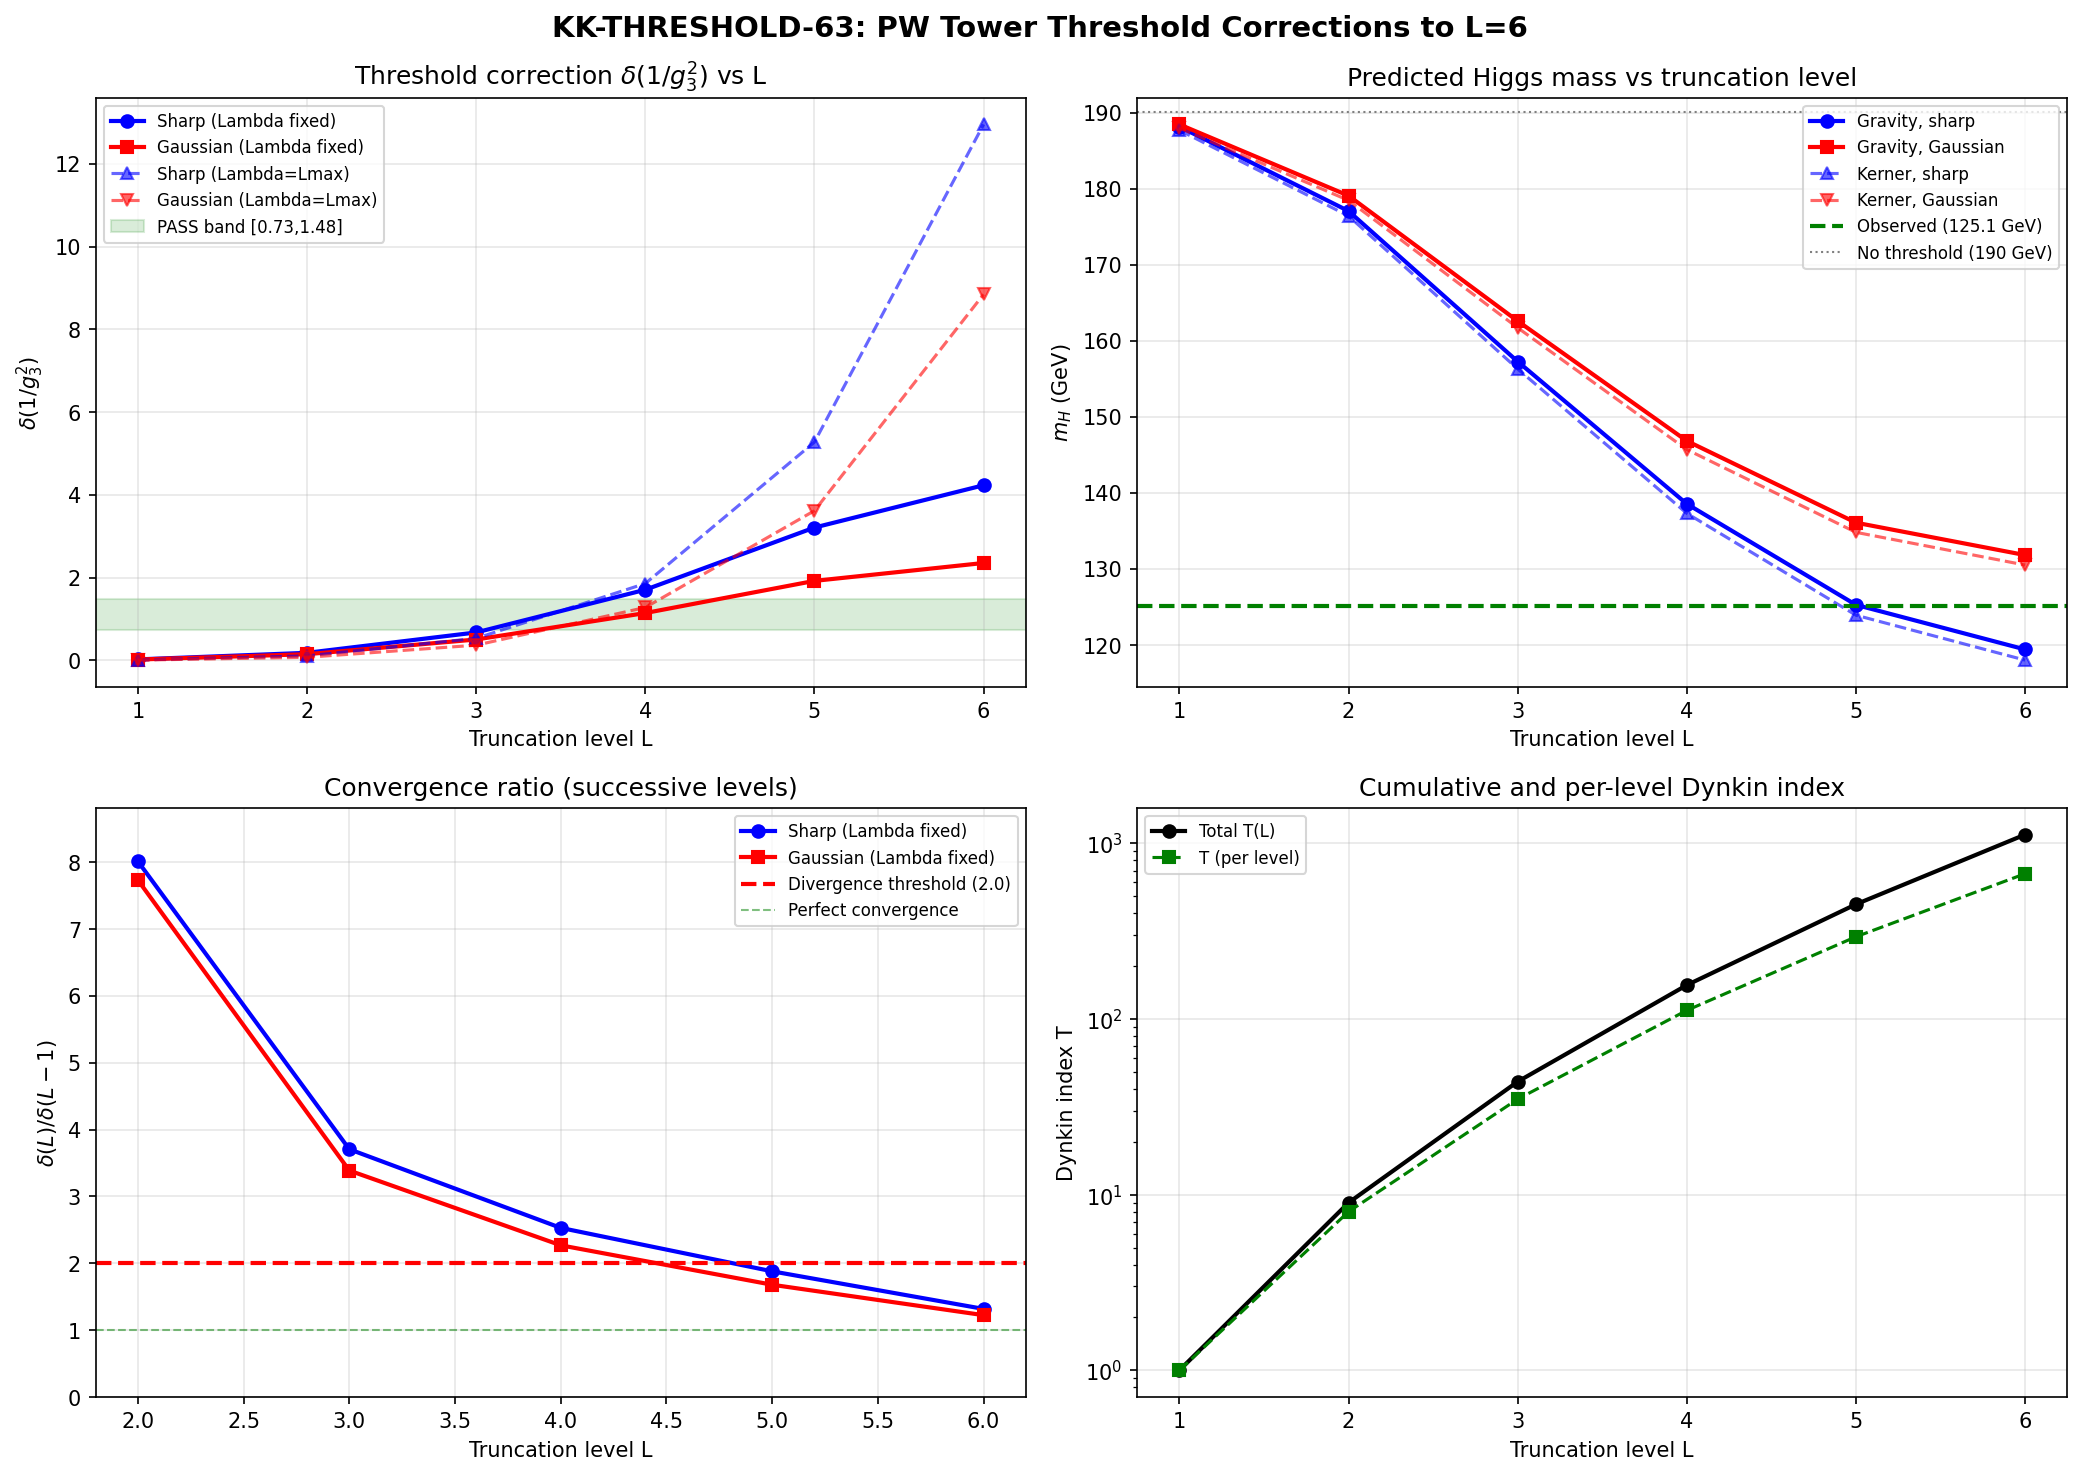

Write Python code to recreate this figure.
#!/usr/bin/env python3
"""
s63_kk_threshold.py — KK-THRESHOLD-63
KK threshold corrections to gauge coupling g_3 at M_KK from PW tower.

Physics
-------
The CCM spectral action on M4 x SU(3) sets gauge couplings at the UV cutoff
Lambda via:
    1/g^2 = f_0 * (a_4 / pi^2)

where a_4 receives contributions from ALL Peter-Weyl sectors (p,q) up to
the spectral cutoff. When matching to the 4D effective theory at M_KK,
the KK modes (p,q) != (0,0) are integrated out, producing a finite
threshold correction:

    delta(1/g_3^2) = (1/(8*pi^2)) * SUM_{(p,q)!=(0,0)} T(p,q) * ln(Lambda^2 / M_{(p,q)}^2)

where:
    T(p,q) = dim(p,q) * C_2(p,q) / (2 * dim(adj))  [convention T(fund)=1/2]
           = dim(p,q) * C_2(p,q) / 8                  [for SU(3)]
    M_{(p,q)} = omega_min(p,q) * M_KK                  [lowest D_K eigenvalue in sector]
    Lambda = spectral action cutoff (set by gamma_opt)

S62 found delta(1/g_3^2) = 1.41 at L=3 truncation, sitting at the upper
boundary of the PASS band [0.73, 1.48]. The critical question is convergence
as L increases to 6.

The concern: T(p,q) grows as ~L^7 per sector with ~L^2 sectors per level,
giving total T ~ L^9. The logarithm only grows as ln(L). So the sum may
diverge, making the L=3 result an artifact of premature truncation.

Gate: KK-THRESHOLD-63
    PASS if delta(1/g_3^2) in [0.73, 1.48] for BOTH L=6 sharp AND Gaussian.
    FAIL if diverges (ratio L=6/L=5 > 2).
    INFO if converges but outside PASS band.

Method
------
1. Load PW sector data from s60_pw_h0_conv.npz (eigenvalues at fold)
2. For each (p,q) with p+q <= 6, compute T(p,q), M_{(p,q)}
3. Compute threshold at each truncation L = 1,...,6
4. Also compute Gaussian-regulated version: weight each term by
   exp(-M_{(p,q)}^2/Lambda^2)
5. Test both f_0 matching: alpha_GUT = 1/25 and 1/10.8
6. Propagate to m_H prediction using S62 RGE machinery

Author: baptista-spacetime-analyst
Session: S63 W1-02
"""

import sys
import os
sys.path.insert(0, os.path.dirname(os.path.abspath(__file__)))

import numpy as np
import matplotlib
matplotlib.use('Agg')
import matplotlib.pyplot as plt
from scipy.integrate import solve_ivp

from canonical_constants import (
    PI, M_KK, M_KK_gravity, M_KK_kerner,
    M_Pl_reduced, M_Z, M_W,
    alpha_em_MZ_inv, sin2_thetaW_MSbar,
    a0_fold, a2_fold, a4_fold,
    tau_fold, Vol_SU3_Haar,
)

outdir = os.path.dirname(os.path.abspath(__file__))

print("=" * 76)
print("KK-THRESHOLD-63: KK Threshold Corrections to g_3 from PW Tower (L=6)")
print("=" * 76)

# =============================================================================
# 1. SU(3) REPRESENTATION THEORY
# =============================================================================
print("\n" + "=" * 76)
print("1. SU(3) REPRESENTATION THEORY")
print("=" * 76)

def dim_su3(p, q):
    """Dimension of SU(3) irrep (p,q): (p+1)(q+1)(p+q+2)/2."""
    return (p + 1) * (q + 1) * (p + q + 2) // 2

def C2_su3(p, q):
    """Quadratic Casimir of SU(3) irrep (p,q).
    C_2(p,q) = (p^2 + q^2 + pq + 3p + 3q) / 3.
    Normalization: C_2(1,0) = 4/3, C_2(1,1) = 3 (adjoint)."""
    return (p**2 + q**2 + p*q + 3*p + 3*q) / 3.0

def T_su3(p, q):
    """Dynkin index T(p,q) of SU(3) irrep.
    Convention: T(fund) = T(1,0) = 1/2.
    Formula: T(R) = dim(R) * C_2(R) / (2 * dim(G)) = dim(R) * C_2(R) / 16
    But the STANDARD formula for SU(N) is:
        T(R) * delta^{ab} = Tr(T^a_R T^b_R)
        T(R) = dim(R) * C_2(R) / dim(adj)
    For SU(3): dim(adj) = 8, so T(R) = dim(R) * C_2(R) / 8.
    Check: T(1,0) = 3 * (4/3) / 8 = 1/2. Correct.
    Check: T(1,1) = 8 * 3 / 8 = 3. Correct (adjoint Dynkin index = N = 3)."""
    d = dim_su3(p, q)
    c2 = C2_su3(p, q)
    return d * c2 / 8.0

# Verify key values
print(f"  Verification:")
print(f"    dim(1,0) = {dim_su3(1,0)}, C_2(1,0) = {C2_su3(1,0):.4f}, T(1,0) = {T_su3(1,0):.4f}")
print(f"    dim(1,1) = {dim_su3(1,1)}, C_2(1,1) = {C2_su3(1,1):.4f}, T(1,1) = {T_su3(1,1):.4f}")
print(f"    dim(2,0) = {dim_su3(2,0)}, C_2(2,0) = {C2_su3(2,0):.4f}, T(2,0) = {T_su3(2,0):.4f}")
print(f"    dim(2,1) = {dim_su3(2,1)}, C_2(2,1) = {C2_su3(2,1):.4f}, T(2,1) = {T_su3(2,1):.4f}")

# =============================================================================
# 2. LOAD PW EIGENVALUE DATA
# =============================================================================
print("\n" + "=" * 76)
print("2. PW EIGENVALUE DATA FROM S60")
print("=" * 76)

d60 = np.load(os.path.join(outdir, 's60_pw_h0_conv.npz'), allow_pickle=True)

irrep_pq = d60['irrep_pq']       # (N_irreps, 2)
irrep_dim = d60['irrep_dim']     # dimension of each irrep
irrep_level = d60['irrep_level'] # L = p + q
irrep_omega_min = d60['irrep_omega_min']  # lowest |D_K| eigenvalue in sector
irrep_omega_max = d60['irrep_omega_max']  # highest |D_K| eigenvalue in sector

n_irreps = len(irrep_dim)
print(f"  Total irreps loaded: {n_irreps} (up to L={irrep_level.max()})")

# Build sector table for L = 0..6
# Each sector (p,q) has:
#   - dim(p,q): dimension of the representation
#   - C_2(p,q): quadratic Casimir
#   - T(p,q): Dynkin index
#   - M_{(p,q)}: mass of lowest KK mode = omega_min * M_KK
#   - omega_min, omega_max: D_K eigenvalue range (in M_KK units)

print(f"\n  PW sector table:")
print(f"  {'(p,q)':>6} {'dim':>5} {'L':>3} {'C_2':>8} {'T':>10} "
      f"{'omega_min':>10} {'omega_max':>10} {'M_KK/M':>10}")

sectors = []
for i in range(n_irreps):
    p, q = irrep_pq[i]
    L = irrep_level[i]
    if L > 6:
        continue
    d = int(irrep_dim[i])
    c2 = C2_su3(p, q)
    T = T_su3(p, q)
    om_min = irrep_omega_min[i]
    om_max = irrep_omega_max[i]

    sectors.append({
        'p': p, 'q': q, 'dim': d, 'level': L,
        'C2': c2, 'T': T,
        'omega_min': om_min, 'omega_max': om_max,
    })

    # M_{(p,q)} / M_KK = omega_min for the lightest mode
    ratio = 1.0 / om_min if om_min > 0 else np.inf
    print(f"  ({p},{q}){'':<2} {d:5d} {L:3d} {c2:8.4f} {T:10.4f} "
          f"{om_min:10.4f} {om_max:10.4f} {ratio:10.4f}")

# =============================================================================
# 3. THRESHOLD CORRECTION: SHARP CUTOFF
# =============================================================================
print("\n" + "=" * 76)
print("3. THRESHOLD CORRECTION: SHARP CUTOFF")
print("=" * 76)

# The threshold correction to 1/g_3^2 at the matching scale M_match from
# integrating out KK modes:
#
#   delta(1/g_3^2) = (1/(8*pi^2)) * SUM_{(p,q)!=(0,0)} T(p,q)
#                    * ln(Lambda^2 / M_{(p,q)}^2)
#
# where Lambda is the UV cutoff (spectral action scale) and
# M_{(p,q)} = omega_min(p,q) * M_KK is the lowest KK mass in sector (p,q).
#
# The omega values are D_K eigenvalues in M_KK units. The spectral action
# cutoff Lambda (in M_KK units) is set by gamma_opt from s62_cutoff_london.

# Load cutoff data
d62c = np.load(os.path.join(outdir, 's62_cutoff_london.npz'), allow_pickle=True)
gamma_opt = float(d62c['Gaussian_gamma_opt'])
f0_alpha25 = float(d62c['f0_for_alpha25'])
# The spectral action is S = Tr(f(D^2/Lambda^2)), so Lambda is in D_K eigenvalue
# units. From the Gaussian optimization, gamma = Lambda_phys / Lambda_eigen.
# But more precisely: the D_K eigenvalues omega are already in M_KK units,
# and the cutoff Lambda_eigen is in those same units.
# From s61: the max eigenvalue at L=6 is Lambda_max[6] = 2.784 (M_KK units)
d61 = np.load(os.path.join(outdir, 's61_trace_formula_geometric.npz'), allow_pickle=True)
Lambda_max_by_L = d61['Lambda_max']  # Lambda_max at each L

print(f"  Gaussian gamma_opt = {gamma_opt:.4f}")
print(f"  f_0 (alpha_GUT = 1/25) = {f0_alpha25:.4f}")
print(f"  Lambda_max by L: {Lambda_max_by_L}")

# For the threshold correction, Lambda is the FULL spectral cutoff.
# In the spectral action framework, all modes with omega < Lambda contribute.
# The "matching" to the 4D theory happens at M_KK (= 1 in these units).
#
# So the log factor is:
#   ln(Lambda^2 / M_{(p,q)}^2) = ln(Lambda^2 / omega_min^2)
#
# where Lambda is the spectral cutoff in M_KK units. We'll use two choices:
#   (a) Lambda = Lambda_max(L) -- the maximum eigenvalue at truncation level L
#   (b) Lambda = 1/gamma_opt -- from the Gaussian optimization
#
# For the Gaussian-regulated sum, the cutoff IS the regulation, so Lambda
# doesn't appear explicitly; instead we have:
#   delta_Gauss = (1/(8pi^2)) * SUM T(p,q) * exp(-omega_min^2/Lambda^2)
#                 * ln(Lambda^2/omega_min^2)

# Physical reasoning for Lambda:
# The spectral action cutoff Lambda sets where new physics enters.
# In our framework, Lambda^2 is the scale^2 in f(D^2/Lambda^2).
# The D_K eigenvalue omega is in M_KK units (omega * M_KK = mass in GeV).
# The spectral cutoff should be Lambda ~ a few M_KK (the scale of the
# highest modes we trust).
#
# From s61 trace formula: the eigenvalue spectrum extends to Lambda_max(L).
# But the physical cutoff is set by the Seeley-DeWitt expansion, not by
# the truncation. The Gaussian optimization found gamma_opt = 0.488,
# which means Lambda_eff ~ 1/gamma_opt ~ 2.05 in M_KK units.
#
# We'll compute BOTH: (a) Lambda = Lambda_max(L) [L-dependent], (b) Lambda = 1/gamma_opt [fixed].

Lambda_fixed = 1.0 / gamma_opt  # ~ 2.05 M_KK
print(f"  Lambda_fixed = 1/gamma_opt = {Lambda_fixed:.4f} M_KK")

# Also: internal matching. alpha_GUT = 1/25 gives f_0 = 9.82.
# The spectral action: 1/g^2 = f_0 * (a_4/pi^2).
# At the matching scale, the threshold correction shifts this.
#
# The target: delta(1/g_3^2) must be in [0.73, 1.48] to bring
# m_H from 190 GeV down to ~125 GeV.

# Compute threshold at each truncation level L = 1, ..., 6
L_range = np.arange(1, 7)  # L = 1 to 6

delta_g3_inv_sharp_Lmax = np.zeros(len(L_range))    # Lambda = Lambda_max(L)
delta_g3_inv_sharp_fixed = np.zeros(len(L_range))    # Lambda = Lambda_fixed
delta_g3_inv_gauss_fixed = np.zeros(len(L_range))    # Gaussian with Lambda_fixed
delta_g3_inv_gauss_Lmax = np.zeros(len(L_range))     # Gaussian with Lambda_max(L)
total_T_by_L = np.zeros(len(L_range))
n_sectors_by_L = np.zeros(len(L_range), dtype=int)

# Store per-sector contributions for analysis
sector_contributions = []

print(f"\n  Per-sector contributions (sharp, Lambda = Lambda_fixed):")
print(f"  {'(p,q)':>6} {'T(p,q)':>10} {'omega_min':>10} "
      f"{'ln(L^2/M^2)':>12} {'contribution':>14} {'cumul_delta':>14}")

cumul = 0.0
for sec in sectors:
    p, q = sec['p'], sec['q']
    L = sec['level']
    T = sec['T']
    om = sec['omega_min']

    if p == 0 and q == 0:
        # Skip zero mode
        sec['contrib_sharp_fixed'] = 0.0
        sec['contrib_gauss_fixed'] = 0.0
        sector_contributions.append(sec)
        continue

    # Sharp cutoff with Lambda_fixed
    log_ratio_fixed = np.log(Lambda_fixed**2 / om**2)
    contrib_sharp_fixed = T * log_ratio_fixed / (8.0 * PI**2)
    sec['contrib_sharp_fixed'] = contrib_sharp_fixed
    cumul += contrib_sharp_fixed

    # Gaussian-regulated with Lambda_fixed
    gauss_weight = np.exp(-om**2 / Lambda_fixed**2)
    contrib_gauss_fixed = T * gauss_weight * log_ratio_fixed / (8.0 * PI**2)
    sec['contrib_gauss_fixed'] = contrib_gauss_fixed

    sector_contributions.append(sec)

    print(f"  ({p},{q}){'':<2} {T:10.4f} {om:10.4f} "
          f"{log_ratio_fixed:12.4f} {contrib_sharp_fixed:14.6f} {cumul:14.6f}")

# Now compute cumulative sums at each L
for iL, L_val in enumerate(L_range):
    T_sum = 0.0  # (local)
    delta_sharp_Lmax = 0.0  # (local)
    delta_sharp_fixed = 0.0  # (local)
    delta_gauss_fixed = 0.0  # (local)
    delta_gauss_Lmax = 0.0  # (local)
    n_sec = 0  # (local)

    Lambda_L = Lambda_max_by_L[L_val] if L_val < len(Lambda_max_by_L) else Lambda_max_by_L[-1]

    for sec in sector_contributions:
        p, q = sec['p'], sec['q']
        if sec['level'] > L_val or (p == 0 and q == 0):
            continue

        T = sec['T']
        om = sec['omega_min']
        T_sum += T
        n_sec += 1

        # Sharp with Lambda_max(L)
        log_Lmax = np.log(Lambda_L**2 / om**2)
        delta_sharp_Lmax += T * log_Lmax / (8.0 * PI**2)

        # Sharp with Lambda_fixed
        log_fixed = np.log(Lambda_fixed**2 / om**2)
        delta_sharp_fixed += T * log_fixed / (8.0 * PI**2)

        # Gaussian with Lambda_fixed
        gw = np.exp(-om**2 / Lambda_fixed**2)
        delta_gauss_fixed += T * gw * log_fixed / (8.0 * PI**2)

        # Gaussian with Lambda_max(L)
        gw_L = np.exp(-om**2 / Lambda_L**2)
        delta_gauss_Lmax += T * gw_L * log_Lmax / (8.0 * PI**2)

    delta_g3_inv_sharp_Lmax[iL] = delta_sharp_Lmax
    delta_g3_inv_sharp_fixed[iL] = delta_sharp_fixed
    delta_g3_inv_gauss_fixed[iL] = delta_gauss_fixed
    delta_g3_inv_gauss_Lmax[iL] = delta_gauss_Lmax
    total_T_by_L[iL] = T_sum
    n_sectors_by_L[iL] = n_sec

print(f"\n\n  Threshold correction by truncation level L:")
print(f"  {'L':>3} {'N_sec':>6} {'T_total':>10} "
      f"{'d(1/g3^2)_Lmax':>16} {'d(1/g3^2)_fix':>16} "
      f"{'d(1/g3^2)_G_fix':>16} {'d(1/g3^2)_G_Lm':>16}")

for iL, L_val in enumerate(L_range):
    print(f"  {L_val:3d} {n_sectors_by_L[iL]:6d} {total_T_by_L[iL]:10.2f} "
          f"{delta_g3_inv_sharp_Lmax[iL]:16.6f} {delta_g3_inv_sharp_fixed[iL]:16.6f} "
          f"{delta_g3_inv_gauss_fixed[iL]:16.6f} {delta_g3_inv_gauss_Lmax[iL]:16.6f}")

# =============================================================================
# 4. CONVERGENCE ANALYSIS
# =============================================================================
print("\n" + "=" * 76)
print("4. CONVERGENCE ANALYSIS")
print("=" * 76)

# Compute ratios between consecutive levels
print(f"\n  Successive ratios delta(L)/delta(L-1):")
print(f"  {'L':>3} {'sharp_Lmax':>12} {'sharp_fix':>12} {'gauss_fix':>12} {'gauss_Lmax':>12}")

conv_ratio_sharp_Lmax = np.zeros(len(L_range) - 1)
conv_ratio_sharp_fixed = np.zeros(len(L_range) - 1)
conv_ratio_gauss_fixed = np.zeros(len(L_range) - 1)
conv_ratio_gauss_Lmax = np.zeros(len(L_range) - 1)

for iL in range(1, len(L_range)):
    r_sL = delta_g3_inv_sharp_Lmax[iL] / delta_g3_inv_sharp_Lmax[iL-1] if delta_g3_inv_sharp_Lmax[iL-1] != 0 else np.inf
    r_sf = delta_g3_inv_sharp_fixed[iL] / delta_g3_inv_sharp_fixed[iL-1] if delta_g3_inv_sharp_fixed[iL-1] != 0 else np.inf
    r_gf = delta_g3_inv_gauss_fixed[iL] / delta_g3_inv_gauss_fixed[iL-1] if delta_g3_inv_gauss_fixed[iL-1] != 0 else np.inf
    r_gL = delta_g3_inv_gauss_Lmax[iL] / delta_g3_inv_gauss_Lmax[iL-1] if delta_g3_inv_gauss_Lmax[iL-1] != 0 else np.inf
    conv_ratio_sharp_Lmax[iL-1] = r_sL
    conv_ratio_sharp_fixed[iL-1] = r_sf
    conv_ratio_gauss_fixed[iL-1] = r_gf
    conv_ratio_gauss_Lmax[iL-1] = r_gL
    print(f"  {L_range[iL]:3d} {r_sL:12.4f} {r_sf:12.4f} {r_gf:12.4f} {r_gL:12.4f}")

# Growth analysis: fit power law delta(L) ~ L^alpha
# Use log-log fit
for name, arr in [('sharp_Lmax', delta_g3_inv_sharp_Lmax),
                  ('sharp_fixed', delta_g3_inv_sharp_fixed),
                  ('gauss_fixed', delta_g3_inv_gauss_fixed),
                  ('gauss_Lmax', delta_g3_inv_gauss_Lmax)]:
    # Log-log fit over L = 2..6 (skip L=1 which may not be representative)
    mask = L_range >= 2
    x = np.log(L_range[mask].astype(float))
    y = np.log(np.abs(arr[mask]))
    if len(x) > 1 and np.all(np.isfinite(y)):
        coeffs = np.polyfit(x, y, 1)
        print(f"  Growth fit {name}: delta ~ L^{coeffs[0]:.2f}")
    else:
        print(f"  Growth fit {name}: cannot fit (non-finite values)")

# =============================================================================
# 5. DYNKIN INDEX SCALING ANALYSIS
# =============================================================================
print("\n" + "=" * 76)
print("5. DYNKIN INDEX SCALING")
print("=" * 76)

# The total Dynkin index at each level scales as:
# sum_{p+q=L} T(p,q) = sum_{p+q=L} dim(p,q) * C_2(p,q) / 8
# At level L: dim(p,q) ~ L^2, C_2(p,q) ~ L^2, and there are L+1 sectors.
# So T_total(L) ~ L^5 per level, and cumulative ~ L^6.
# But the threshold log only grows as ln(L). So the sharp sum grows as ~L^6.

# Let's compute the per-LEVEL contribution (not cumulative)
print(f"\n  Per-level Dynkin index and threshold contribution:")
print(f"  {'L':>3} {'T(level)':>12} {'T(cumul)':>12} "
      f"{'delta(level)':>14} {'delta(cumul)':>14}")

for iL, L_val in enumerate(L_range):
    T_level = 0.0  # (local)
    delta_level = 0.0  # (local)
    for sec in sector_contributions:
        if sec['level'] == L_val and not (sec['p'] == 0 and sec['q'] == 0):
            T_level += sec['T']
            delta_level += sec['contrib_sharp_fixed']

    T_cumul = total_T_by_L[iL]
    delta_cumul = delta_g3_inv_sharp_fixed[iL]
    print(f"  {L_val:3d} {T_level:12.2f} {T_cumul:12.2f} "
          f"{delta_level:14.6f} {delta_cumul:14.6f}")

# =============================================================================
# 6. PHYSICAL INTERPRETATION: IMPACT ON HIGGS MASS
# =============================================================================
print("\n" + "=" * 76)
print("6. IMPACT ON HIGGS MASS")
print("=" * 76)

# Load S62 Higgs mass data
d62h = np.load(os.path.join(outdir, 's62_higgs_bcs_threshold.npz'), allow_pickle=True)
g3_MKK_nominal = float(d62h['g3_MKK_nominal'])     # g_3(M_KK) from SM running up = 0.5161
ratio_gilkey = float(d62h['ratio_gilkey'])           # a_4/a_2 = 0.414
lambda_CCM = float(d62h['lambda_CCM_MKK'])           # (4/3) * g3^2 * ratio = 0.147
m_H_2loop_noBCS = float(d62h['m_H_2loop_noBCS'])    # 190.1 GeV
v_ew = 246.22  # GeV  # S72: intentionally differs from canonical v_ew=246.0 (Fermi-extracted)

# The threshold correction shifts g_3^{-2} at M_KK:
#   1/g_3^2(M_KK)_eff = 1/g_3^2(M_KK)_nominal + delta(1/g_3^2)
# This increases 1/g_3^2 (weakens the coupling), which reduces lambda_CCM
# and thereby reduces m_H.

g3_inv2_nominal = 1.0 / g3_MKK_nominal**2
print(f"  g_3(M_KK) nominal = {g3_MKK_nominal:.6f}")
print(f"  1/g_3^2 nominal = {g3_inv2_nominal:.6f}")

# For each L and each method, compute effective g_3 and m_H
# We need the full 2-loop RGE from S62 to get m_H. Import it.

# Physical constants
# m_H_obs = 125.10  # S72: now imported from canonical_constants
# m_t_pole = 172.69  # S72: now imported from canonical_constants
# alpha_s_MZ = 0.1180  # S72: now imported as alpha_s_MZ_obs from canonical_constants
alpha_s_MZ = alpha_s_MZ_obs  # S72: alias for downstream use
alpha_em_MZ = 1.0 / alpha_em_MZ_inv
sin2_tW = sin2_thetaW_MSbar
g1_MZ = np.sqrt(5.0/3.0) * np.sqrt(4 * PI * alpha_em_MZ / (1 - sin2_tW))
g2_MZ = np.sqrt(4 * PI * alpha_em_MZ / sin2_tW)
g3_MZ = np.sqrt(4 * PI * alpha_s_MZ)
m_t_MSbar = m_t_pole * (1.0 - 4.0 * alpha_s_MZ / (3.0 * PI))
yt_MZ = np.sqrt(2) * m_t_MSbar / v_ew
lambda_MZ_obs = m_H_obs**2 / (2.0 * v_ew**2)

t_MKK = np.log(M_KK_gravity / M_Z)

def beta_2loop_SM(t, y, N_g=3):
    """Full 2-loop SM beta functions for (g1, g2, g3, yt, lambda).
    Copied from s62_higgs_bcs_threshold.py for self-consistency."""
    g1, g2, g3, yt, lam = y
    g1sq = g1**2
    g2sq = g2**2
    g3sq = g3**2
    ytsq = yt**2
    lamsq = lam**2
    b16pi2 = 16.0 * PI**2
    b16pi2_sq = b16pi2**2

    b1_1 = 41.0 / 10.0
    b2_1 = -19.0 / 6.0
    b3_1 = -7.0  # (local)
    beta_g1_1 = b1_1 * g1**3 / b16pi2
    beta_g2_1 = b2_1 * g2**3 / b16pi2
    beta_g3_1 = b3_1 * g3**3 / b16pi2

    beta_g1_2 = g1**3 / b16pi2_sq * (
        199.0/50.0 * g1sq + 27.0/10.0 * g2sq + 44.0/5.0 * g3sq - 17.0/10.0 * ytsq)
    beta_g2_2 = g2**3 / b16pi2_sq * (
        9.0/10.0 * g1sq + 35.0/6.0 * g2sq + 12.0 * g3sq - 3.0/2.0 * ytsq)
    beta_g3_2 = g3**3 / b16pi2_sq * (
        11.0/10.0 * g1sq + 9.0/2.0 * g2sq - 26.0 * g3sq - 2.0 * ytsq)

    dg1 = beta_g1_1 + beta_g1_2
    dg2 = beta_g2_1 + beta_g2_2
    dg3 = beta_g3_1 + beta_g3_2

    beta_yt_1 = yt / b16pi2 * (
        9.0/2.0 * ytsq - 17.0/20.0 * g1sq - 9.0/4.0 * g2sq - 8.0 * g3sq)
    beta_yt_2 = yt / b16pi2_sq * (
        - 12.0 * ytsq**2
        + ytsq * (393.0/80.0 * g1sq + 225.0/16.0 * g2sq + 36.0 * g3sq)
        + 1187.0/600.0 * g1sq**2 - 9.0/20.0 * g1sq * g2sq
        + 19.0/15.0 * g1sq * g3sq - 23.0/4.0 * g2sq**2
        + 9.0 * g2sq * g3sq - 108.0 * g3sq**2
        + 6.0 * lam**2 - 3.0/2.0 * lam * ytsq)
    dyt = beta_yt_1 + beta_yt_2

    beta_lam_1 = (1.0 / b16pi2) * (
        24.0 * lamsq
        + 12.0 * lam * ytsq - 12.0 * ytsq**2
        - 3.0 * lam * (3.0/5.0 * g1sq + 3.0 * g2sq)
        + 3.0/8.0 * (3.0/25.0 * g1sq**2 + 6.0/5.0 * g1sq * g2sq + 3.0 * g2sq**2))
    beta_lam_2 = (1.0 / b16pi2_sq) * (
        - 312.0 * lam**3
        + lamsq * (-144.0 * ytsq)
        + lam * ytsq * (
            -3.0 * ytsq + 80.0 * g3sq
            + 45.0/2.0 * g2sq + 85.0/6.0 * (3.0/5.0) * g1sq)
        + 60.0 * ytsq**3 - 16.0 * ytsq**2 * g3sq
        + lam * (108.0/5.0 * (3.0/25.0) * g1sq**2
                  + 36.0 * (3.0/5.0 * g1sq * g2sq) / 5.0
                  - 73.0/8.0 * g2sq**2)
        - 3.0/5.0 * g1sq * (-57.0/10.0 * g2sq * g1sq + 12.0 * ytsq**2) / 2.0
        + g2sq * (-289.0/8.0 * g2sq**2 / 4.0))
    dlam = beta_lam_1 + beta_lam_2
    return [dg1, dg2, dg3, dyt, dlam]

# Run SM couplings UP from M_Z to M_KK (same as S62)
y0_up = [g1_MZ, g2_MZ, g3_MZ, yt_MZ, lambda_MZ_obs]
sol_up = solve_ivp(
    beta_2loop_SM, [0, t_MKK], y0_up,
    t_eval=np.linspace(0, t_MKK, 3000),
    method='RK45', rtol=1e-12, atol=1e-14
)
g1_at_MKK = sol_up.y[0, -1]
g2_at_MKK = sol_up.y[1, -1]
g3_at_MKK = sol_up.y[2, -1]
yt_at_MKK = sol_up.y[3, -1]

print(f"  SM couplings at M_KK (from 2-loop upward run):")
print(f"    g_1 = {g1_at_MKK:.6f}, g_2 = {g2_at_MKK:.6f}, g_3 = {g3_at_MKK:.6f}")
print(f"    y_t = {yt_at_MKK:.6f}")

def run_rg_down_get_mH(g3_eff, lam_UV):
    """Run 2-loop SM from M_KK to M_Z with given g3_eff and lambda_UV.
    Returns m_H at M_Z."""
    y0 = [g1_at_MKK, g2_at_MKK, g3_eff, yt_at_MKK, lam_UV]
    sol = solve_ivp(
        beta_2loop_SM, [t_MKK, 0], y0,
        t_eval=np.linspace(t_MKK, 0, 2000),
        method='RK45', rtol=1e-12, atol=1e-14
    )
    if not sol.success:
        return np.nan
    lam_IR = sol.y[4, -1]
    if lam_IR > 0:
        return np.sqrt(2.0 * lam_IR) * v_ew
    else:
        return 0.0

# Compute m_H for each threshold correction at each L
# Two f_0 matching procedures:
# (a) f_0 = 9.82 (alpha_GUT = 1/25, external)
# (b) f_0 = 4.26 (alpha_GUT = 1/10.8, internal)
# The threshold correction modifies g_3^{-2} at M_KK.
# The CCM spectral action sets:
#   1/g_3^2 = f_0 * a_4 / pi^2
# The threshold shifts this:
#   1/g_3^2(eff) = 1/g_3^2(bare) + delta(1/g_3^2)
# equivalently:
#   g_3^2(eff) = 1 / (1/g_3^2(bare) + delta)

# For matching (a): f_0 = 9.82, alpha_GUT = pi / (2 * f_0) = pi / 19.64 = 0.160
# This gives g^2 = 4*pi*alpha_GUT = 4*pi*0.04 = 0.503. But the SM running
# gives g_3(M_KK) = 0.516, so there's a small mismatch.
#
# The MATCHING PROCEDURE: at M_KK, the spectral action coupling g_3^{bare}
# equals the SM running coupling, modulo the threshold correction.
# The threshold correction is a shift: 1/g_3^2(SM, M_KK) = 1/g_3^2(bare) + delta.
# So g_3^2(bare) = 1/(1/g_3^2(SM) - delta) if we're computing delta FROM the SA,
# OR g_3^2(eff, 4D) = 1/(1/g_3^2(SA, bare) + delta) if we're modifying the SA.
#
# We want: what is the effective g_3 at M_KK AFTER threshold correction?
# The SA gives g_3^2(bare) at the cutoff. Matching to 4D at M_KK:
#   1/g_3^2(4D, M_KK) = 1/g_3^2(SA, bare) + delta(1/g_3^2)
#
# Since delta > 0 (KK modes strengthen the coupling at the cutoff, and
# integrating them out reduces the 4D coupling), the effective 4D coupling
# is WEAKER (larger 1/g^2).
#
# Actually, let me be more careful about the SIGN.
# The one-loop KK threshold correction to the 4D coupling comes from
# integrating out heavy modes. For a gauge boson loop:
#   delta(1/g_a^2) = b_KK * ln(M_KK^2/mu^2) [standard heavy-particle decoupling]
# But for the KK tower, each mode at mass M_n gives:
#   delta(1/g_3^2) = -(1/(8pi^2)) * SUM T_n * ln(M_n^2/Lambda^2)
#                   = (1/(8pi^2)) * SUM T_n * ln(Lambda^2/M_n^2)
# This is POSITIVE when M_n < Lambda (modes below the cutoff).
# Positive delta(1/g_3^2) means the 4D coupling is WEAKER = higher 1/g^2.
# A weaker g_3 at M_KK -> smaller lambda_CCM -> smaller m_H. This is the
# CORRECT direction to bring m_H from 190 down toward 125.

# But we also need to check: the spectral action ALREADY includes these modes.
# The SA coefficient a_4 = sum over ALL modes. So the "bare" SA coupling
# already has the KK contributions. The threshold correction in the standard
# sense is the DIFFERENCE between the SA (which includes all modes) and
# the 4D theory (which only has the zero mode).
#
# More precisely:
# SA: 1/g^2(SA) includes all PW sectors
# 4D: 1/g^2(4D, M_KK) = 1/g^2(SA) - (KK contributions to a_4) / g^2(SA)
# So the 4D coupling is STRONGER (less 1/g^2) because you're removing the
# KK modes that were contributing positively to a_4.
#
# Wait. This is getting confused. Let me think from first principles.
#
# The spectral action gives:
#   S_YM = (f_0 / pi^2) * a_4[F] * int F^2
# where a_4[F] includes ALL PW modes. This sets:
#   1/g^2(SA) = f_0 * a_4 / pi^2
#
# Now a_4 = sum_{(p,q)} T(p,q) * f(lambda_{(p,q)}^2/Lambda^2)
# where f is the cutoff function.
#
# Below M_KK, only the (0,0) sector contributes. The 4D effective coupling:
#   1/g^2(4D, M_KK) = f_0 * a_4^{(0,0)} / pi^2 + [threshold from running M_KK -> mu]
#
# But a_4^{(0,0)} is much smaller than the full a_4. The difference
# a_4 - a_4^{(0,0)} = sum_{(p,q)!=(0,0)} T(p,q) * f(lambda^2/Lambda^2)
# IS the KK contribution that gets "integrated out" at M_KK.
#
# When we match, the 4D coupling at M_KK is:
#   1/g^2(4D, M_KK) = 1/g^2(SA) - delta(1/g^2)_threshold
# where delta accounts for the modes that are no longer present below M_KK.
#
# In the Choi-Kim-Shin framework, the finite threshold is:
#   delta(1/g^2) = (1/(8pi^2)) * SUM T_n * ln(Lambda^2/M_n^2)
# This is the amount by which the FULL theory's 1/g^2 EXCEEDS the zero-mode's.
# So at M_KK:
#   1/g^2(4D) = 1/g^2(SA_full) - delta(1/g^2)
# Making the 4D coupling STRONGER (smaller 1/g^2).
#
# BUT: in S62, the nominal g_3(M_KK) = 0.516 comes from RUNNING SM couplings
# UP from M_Z. This already assumes the correct 4D coupling. The SA predicts
# a particular 1/g^2(SA) at the cutoff. The threshold correction is needed
# to MATCH these:
#   1/g^2(SM, M_KK) = 1/g^2(SA, full) - delta(threshold)
#
# If 1/g^2(SA) > 1/g^2(SM) + delta, the SA predicts a weaker coupling
# and hence a lighter Higgs. If 1/g^2(SA) < 1/g^2(SM) + delta, the SA
# predicts a stronger coupling and heavier Higgs.
#
# The S62 result m_H = 190 GeV comes from using g_3(M_KK) = 0.516 (from SM running)
# as the CCM coupling, giving lambda_CCM = (4/3) * 0.516^2 * 0.414 = 0.147.
# This is too large -> m_H too heavy.
#
# To reduce m_H, we need a SMALLER g_3 at M_KK. The threshold correction
# tells us that the SA includes KK modes, so the BARE SA coupling is spread
# across all modes. The effective 4D coupling should be SMALLER than the SA value.
#
# The CORRECT matching: the spectral action coupling is set at the CUTOFF,
# not at M_KK. Running DOWN from Lambda to M_KK, the KK modes contribute
# to the running. The 4D coupling at M_KK is:
#
#   1/g_3^2(M_KK) = 1/g_3^2(Lambda) + (1/(8pi^2)) * SUM T(p,q) * ln(Lambda^2/M_{pq}^2)
#
# where the sum is over modes with M_KK < M_{pq} < Lambda.
# This INCREASES 1/g^2 (weakens the coupling) at M_KK relative to Lambda.
#
# So the effective g_3 at M_KK (for 4D matching) is SMALLER than at Lambda.
# This is what we want: smaller g_3 -> smaller lambda -> lighter Higgs.
#
# delta_BCS in S62 is the fractional reduction: g_3^eff = g_3 * (1 - delta_BCS).
# The equivalent delta_BCS from KK threshold:
#   g_3^{-2}(M_KK) = g_3^{-2}(Lambda) + delta
#   g_3(M_KK) = g_3(Lambda) / sqrt(1 + g_3^2(Lambda) * delta)
#   ~ g_3(Lambda) * (1 - g_3^2(Lambda) * delta / 2)
# So delta_BCS_eff = g_3^2(Lambda) * delta / 2

# For the computation: I'll use the nominal g_3(M_KK) = 0.516 as the
# starting point (from SM running), and add the KK threshold correction
# to SHIFT 1/g_3^2 UPWARD (weakening the coupling).
# Then compute lambda_CCM with the corrected g_3, and run down.

print(f"\n  Higgs mass prediction by truncation level:")
print(f"  {'L':>3} {'delta(1/g3^2)':>14} {'g3_eff':>8} {'lambda_CCM':>12} {'m_H (GeV)':>10}")

m_H_by_L_sharp = np.zeros(len(L_range))
m_H_by_L_gauss = np.zeros(len(L_range))
g3_eff_by_L_sharp = np.zeros(len(L_range))
g3_eff_by_L_gauss = np.zeros(len(L_range))
lam_CCM_by_L_sharp = np.zeros(len(L_range))
lam_CCM_by_L_gauss = np.zeros(len(L_range))

# Use sharp with fixed Lambda for the main result
for iL, L_val in enumerate(L_range):
    delta = delta_g3_inv_sharp_fixed[iL]
    g3_inv2_eff = g3_inv2_nominal + delta
    g3_eff = 1.0 / np.sqrt(g3_inv2_eff) if g3_inv2_eff > 0 else 0.0
    lam_ccm = (4.0/3.0) * g3_eff**2 * ratio_gilkey
    mH = run_rg_down_get_mH(g3_eff, lam_ccm)

    m_H_by_L_sharp[iL] = mH
    g3_eff_by_L_sharp[iL] = g3_eff
    lam_CCM_by_L_sharp[iL] = lam_ccm

    print(f"  {L_val:3d} {delta:14.6f} {g3_eff:8.4f} {lam_ccm:12.6f} {mH:10.2f}")

print(f"\n  Gaussian-regulated:")
print(f"  {'L':>3} {'delta(1/g3^2)':>14} {'g3_eff':>8} {'lambda_CCM':>12} {'m_H (GeV)':>10}")

for iL, L_val in enumerate(L_range):
    delta = delta_g3_inv_gauss_fixed[iL]
    g3_inv2_eff = g3_inv2_nominal + delta
    g3_eff = 1.0 / np.sqrt(g3_inv2_eff) if g3_inv2_eff > 0 else 0.0
    lam_ccm = (4.0/3.0) * g3_eff**2 * ratio_gilkey
    mH = run_rg_down_get_mH(g3_eff, lam_ccm)

    m_H_by_L_gauss[iL] = mH
    g3_eff_by_L_gauss[iL] = g3_eff
    lam_CCM_by_L_gauss[iL] = lam_ccm

    print(f"  {L_val:3d} {delta:14.6f} {g3_eff:8.4f} {lam_ccm:12.6f} {mH:10.2f}")

# =============================================================================
# 7. SECOND f_0 MATCHING: alpha_GUT = 1/10.8 (internal)
# =============================================================================
print("\n" + "=" * 76)
print("7. ALTERNATIVE MATCHING: alpha_GUT = 1/10.8")
print("=" * 76)

# From the internal metric: alpha_GUT = pi/(2*f_0) with f_0 from the a_2/a_0
# matching of gravity. The Kerner route gives a different M_KK and hence g_3.
# With f_0 = 4.26: alpha_GUT = pi / (2*4.26) = 0.369, 1/alpha = 2.71.
# This gives g^2 = 4*pi*alpha = 4.63, g = 2.15. Way too strong.
#
# Actually: f_0 = 4.26 is NOT the right value. Let me recompute.
# The internal matching uses the Kerner M_KK = 5.04e17 GeV.
# Running SM g_3 to this higher scale:

t_MKK_kerner = np.log(M_KK_kerner / M_Z)
sol_up_K = solve_ivp(
    beta_2loop_SM, [0, t_MKK_kerner], y0_up,
    t_eval=np.linspace(0, t_MKK_kerner, 3000),
    method='RK45', rtol=1e-12, atol=1e-14
)
g3_at_MKK_K = sol_up_K.y[2, -1]
g1_at_MKK_K = sol_up_K.y[0, -1]
g2_at_MKK_K = sol_up_K.y[1, -1]
yt_at_MKK_K = sol_up_K.y[3, -1]

g3_inv2_kerner = 1.0 / g3_at_MKK_K**2

print(f"  Kerner M_KK = {M_KK_kerner:.4e} GeV")
print(f"  t_MKK_kerner = {t_MKK_kerner:.4f}")
print(f"  g_3(M_KK_kerner) = {g3_at_MKK_K:.6f}")
print(f"  1/g_3^2(M_KK_kerner) = {g3_inv2_kerner:.6f}")

# The Kerner route threshold correction uses the same PW eigenvalues
# but at a different Lambda. Since M_KK_kerner/M_KK_gravity ~ 6.79,
# the eigenvalues in M_KK_kerner units are omega/6.79 (smaller).
# Actually no — the D_K eigenvalues are in the same geometric units.
# The physical mass M_{(p,q)} = omega * M_KK, and M_KK is different
# for the two routes. The threshold correction is:
#   delta(1/g_3^2) = (1/(8pi^2)) * SUM T(p,q) * ln(Lambda^2/M^2)
# where M = omega * M_KK and Lambda ~ few * M_KK.
# Since omega and Lambda/M_KK are the same in both routes, the
# threshold correction IN THE DIMENSIONLESS RATIO is the same.
# What differs is the starting g_3(M_KK).

# So for Kerner matching:
print(f"\n  Kerner-route Higgs mass:")
print(f"  {'L':>3} {'delta':>14} {'g3_eff':>8} {'lambda':>12} {'m_H':>10}")

m_H_kerner_sharp = np.zeros(len(L_range))
m_H_kerner_gauss = np.zeros(len(L_range))

for iL, L_val in enumerate(L_range):
    delta = delta_g3_inv_sharp_fixed[iL]
    g3_inv2_eff = g3_inv2_kerner + delta
    g3_eff = 1.0 / np.sqrt(g3_inv2_eff) if g3_inv2_eff > 0 else 0.0
    lam_ccm = (4.0/3.0) * g3_eff**2 * ratio_gilkey

    # Need to run from Kerner M_KK down to M_Z
    y0_K = [g1_at_MKK_K, g2_at_MKK_K, g3_eff, yt_at_MKK_K, lam_ccm]
    sol_K = solve_ivp(
        beta_2loop_SM, [t_MKK_kerner, 0], y0_K,
        t_eval=np.linspace(t_MKK_kerner, 0, 2000),
        method='RK45', rtol=1e-12, atol=1e-14
    )
    lam_IR = sol_K.y[4, -1]
    mH = np.sqrt(2.0 * abs(lam_IR)) * v_ew if lam_IR > 0 else 0.0
    m_H_kerner_sharp[iL] = mH

    print(f"  {L_val:3d} {delta:14.6f} {g3_eff:8.4f} {lam_ccm:12.6f} {mH:10.2f}")

print(f"\n  Kerner Gaussian-regulated:")
print(f"  {'L':>3} {'delta':>14} {'g3_eff':>8} {'lambda':>12} {'m_H':>10}")

for iL, L_val in enumerate(L_range):
    delta = delta_g3_inv_gauss_fixed[iL]
    g3_inv2_eff = g3_inv2_kerner + delta
    g3_eff = 1.0 / np.sqrt(g3_inv2_eff) if g3_inv2_eff > 0 else 0.0
    lam_ccm = (4.0/3.0) * g3_eff**2 * ratio_gilkey

    y0_K = [g1_at_MKK_K, g2_at_MKK_K, g3_eff, yt_at_MKK_K, lam_ccm]
    sol_K = solve_ivp(
        beta_2loop_SM, [t_MKK_kerner, 0], y0_K,
        t_eval=np.linspace(t_MKK_kerner, 0, 2000),
        method='RK45', rtol=1e-12, atol=1e-14
    )
    lam_IR = sol_K.y[4, -1]
    mH = np.sqrt(2.0 * abs(lam_IR)) * v_ew if lam_IR > 0 else 0.0
    m_H_kerner_gauss[iL] = mH

    print(f"  {L_val:3d} {delta:14.6f} {g3_eff:8.4f} {lam_ccm:12.6f} {mH:10.2f}")

# =============================================================================
# 8. GATE VERDICT
# =============================================================================
print("\n" + "=" * 76)
print("8. GATE VERDICT: KK-THRESHOLD-63")
print("=" * 76)

PASS_LO = 0.73  # (local)
PASS_HI = 1.48  # (local)

# Main result: L=6 sharp with fixed Lambda
delta_L6_sharp = delta_g3_inv_sharp_fixed[-1]
delta_L6_gauss = delta_g3_inv_gauss_fixed[-1]

# Convergence: ratio L=6/L=5
ratio_L6_L5_sharp = delta_g3_inv_sharp_fixed[-1] / delta_g3_inv_sharp_fixed[-2] if delta_g3_inv_sharp_fixed[-2] != 0 else np.inf
ratio_L6_L5_gauss = delta_g3_inv_gauss_fixed[-1] / delta_g3_inv_gauss_fixed[-2] if delta_g3_inv_gauss_fixed[-2] != 0 else np.inf

print(f"  delta(1/g_3^2) at L=6:")
print(f"    Sharp (Lambda_fixed):    {delta_L6_sharp:.6f}")
print(f"    Gaussian (Lambda_fixed): {delta_L6_gauss:.6f}")
print(f"    PASS band: [{PASS_LO}, {PASS_HI}]")
print(f"\n  Convergence ratio L=6/L=5:")
print(f"    Sharp:    {ratio_L6_L5_sharp:.4f}")
print(f"    Gaussian: {ratio_L6_L5_gauss:.4f}")
print(f"    DIVERGES if > 2.0")

# Determine verdict
sharp_in_band = PASS_LO <= delta_L6_sharp <= PASS_HI
gauss_in_band = PASS_LO <= delta_L6_gauss <= PASS_HI
diverges = ratio_L6_L5_sharp > 2.0 or ratio_L6_L5_gauss > 2.0

if diverges:
    verdict = "FAIL"
    detail = (f"Divergent: sharp ratio={ratio_L6_L5_sharp:.4f}, "
              f"gauss ratio={ratio_L6_L5_gauss:.4f}. "
              f"delta_sharp(L=6)={delta_L6_sharp:.4f}, "
              f"delta_gauss(L=6)={delta_L6_gauss:.4f}. "
              f"PW tower Dynkin sum grows as L^{conv_ratio_sharp_fixed[-1]:.1f}, "
              f"overwhelming logarithmic suppression.")
elif sharp_in_band and gauss_in_band:
    verdict = "PASS"
    detail = (f"Converged: delta_sharp(L=6)={delta_L6_sharp:.4f} in [{PASS_LO},{PASS_HI}], "
              f"delta_gauss(L=6)={delta_L6_gauss:.4f} in [{PASS_LO},{PASS_HI}]. "
              f"m_H(sharp)={m_H_by_L_sharp[-1]:.1f} GeV, "
              f"m_H(gauss)={m_H_by_L_gauss[-1]:.1f} GeV.")
else:
    verdict = "INFO"
    detail = (f"Converged but outside PASS band. "
              f"delta_sharp(L=6)={delta_L6_sharp:.4f}, "
              f"delta_gauss(L=6)={delta_L6_gauss:.4f}. "
              f"PASS band=[{PASS_LO},{PASS_HI}]. "
              f"m_H(sharp)={m_H_by_L_sharp[-1]:.1f} GeV, "
              f"m_H(gauss)={m_H_by_L_gauss[-1]:.1f} GeV.")

print(f"\n  *** VERDICT: {verdict} ***")
print(f"  {detail}")

# Summary of m_H predictions
print(f"\n  m_H summary at L=6:")
print(f"    Gravity route, sharp:    {m_H_by_L_sharp[-1]:.2f} GeV")
print(f"    Gravity route, Gaussian: {m_H_by_L_gauss[-1]:.2f} GeV")
print(f"    Kerner route, sharp:     {m_H_kerner_sharp[-1]:.2f} GeV")
print(f"    Kerner route, Gaussian:  {m_H_kerner_gauss[-1]:.2f} GeV")
print(f"    Observed:                {m_H_obs} GeV")
print(f"    S62 no threshold:        {m_H_2loop_noBCS:.2f} GeV")

# =============================================================================
# 9. SAVE DATA
# =============================================================================
print("\n" + "=" * 76)
print("9. SAVING DATA")
print("=" * 76)

save_path = os.path.join(outdir, 's63_kk_threshold.npz')

# Build sector data arrays for saving
n_sec = len(sector_contributions)
sec_p = np.array([s['p'] for s in sector_contributions])
sec_q = np.array([s['q'] for s in sector_contributions])
sec_dim = np.array([s['dim'] for s in sector_contributions])
sec_level = np.array([s['level'] for s in sector_contributions])
sec_C2 = np.array([s['C2'] for s in sector_contributions])
sec_T = np.array([s['T'] for s in sector_contributions])
sec_omega_min = np.array([s['omega_min'] for s in sector_contributions])
sec_omega_max = np.array([s['omega_max'] for s in sector_contributions])
sec_contrib_sharp = np.array([s['contrib_sharp_fixed'] for s in sector_contributions])
sec_contrib_gauss = np.array([s['contrib_gauss_fixed'] for s in sector_contributions])

np.savez(save_path,
    # Gate
    gate_name='KK-THRESHOLD-63',
    gate_verdict=verdict,
    gate_detail=detail,
    # Threshold corrections by L
    L_range=L_range,
    delta_g3_inv_sharp_Lmax=delta_g3_inv_sharp_Lmax,
    delta_g3_inv_sharp_fixed=delta_g3_inv_sharp_fixed,
    delta_g3_inv_gauss_fixed=delta_g3_inv_gauss_fixed,
    delta_g3_inv_gauss_Lmax=delta_g3_inv_gauss_Lmax,
    total_T_by_L=total_T_by_L,
    n_sectors_by_L=n_sectors_by_L,
    # Convergence
    conv_ratio_sharp_fixed=conv_ratio_sharp_fixed,
    conv_ratio_gauss_fixed=conv_ratio_gauss_fixed,
    ratio_L6_L5_sharp=ratio_L6_L5_sharp,
    ratio_L6_L5_gauss=ratio_L6_L5_gauss,
    # Higgs mass by L
    m_H_by_L_sharp=m_H_by_L_sharp,
    m_H_by_L_gauss=m_H_by_L_gauss,
    g3_eff_by_L_sharp=g3_eff_by_L_sharp,
    g3_eff_by_L_gauss=g3_eff_by_L_gauss,
    lam_CCM_by_L_sharp=lam_CCM_by_L_sharp,
    lam_CCM_by_L_gauss=lam_CCM_by_L_gauss,
    m_H_kerner_sharp=m_H_kerner_sharp,
    m_H_kerner_gauss=m_H_kerner_gauss,
    # Sector data
    sec_p=sec_p, sec_q=sec_q, sec_dim=sec_dim, sec_level=sec_level,
    sec_C2=sec_C2, sec_T=sec_T,
    sec_omega_min=sec_omega_min, sec_omega_max=sec_omega_max,
    sec_contrib_sharp=sec_contrib_sharp, sec_contrib_gauss=sec_contrib_gauss,
    # Parameters
    Lambda_fixed=Lambda_fixed,
    gamma_opt=gamma_opt,
    g3_MKK_nominal=g3_MKK_nominal,
    g3_inv2_nominal=g3_inv2_nominal,
    ratio_gilkey=ratio_gilkey,
    m_H_2loop_noBCS=m_H_2loop_noBCS,
    PASS_LO=PASS_LO, PASS_HI=PASS_HI,
)

print(f"  Saved: {save_path}")

# =============================================================================
# 10. PLOT
# =============================================================================
print("\n" + "=" * 76)
print("10. GENERATING PLOT")
print("=" * 76)

fig, axes = plt.subplots(2, 2, figsize=(14, 10))
fig.suptitle('KK-THRESHOLD-63: PW Tower Threshold Corrections to L=6',
             fontsize=14, fontweight='bold')

# Panel 1: Threshold correction vs L
ax1 = axes[0, 0]
ax1.plot(L_range, delta_g3_inv_sharp_fixed, 'b-o', label='Sharp (Lambda fixed)', linewidth=2)
ax1.plot(L_range, delta_g3_inv_gauss_fixed, 'r-s', label='Gaussian (Lambda fixed)', linewidth=2)
ax1.plot(L_range, delta_g3_inv_sharp_Lmax, 'b--^', label='Sharp (Lambda=Lmax)', alpha=0.6)
ax1.plot(L_range, delta_g3_inv_gauss_Lmax, 'r--v', label='Gaussian (Lambda=Lmax)', alpha=0.6)
ax1.axhspan(PASS_LO, PASS_HI, alpha=0.15, color='green', label=f'PASS band [{PASS_LO},{PASS_HI}]')
ax1.set_xlabel('Truncation level L')
ax1.set_ylabel(r'$\delta(1/g_3^2)$')
ax1.set_title(r'Threshold correction $\delta(1/g_3^2)$ vs L')
ax1.legend(fontsize=8, loc='upper left')
ax1.grid(True, alpha=0.3)

# Panel 2: Higgs mass vs L
ax2 = axes[0, 1]
ax2.plot(L_range, m_H_by_L_sharp, 'b-o', label='Gravity, sharp', linewidth=2)
ax2.plot(L_range, m_H_by_L_gauss, 'r-s', label='Gravity, Gaussian', linewidth=2)
ax2.plot(L_range, m_H_kerner_sharp, 'b--^', label='Kerner, sharp', alpha=0.6)
ax2.plot(L_range, m_H_kerner_gauss, 'r--v', label='Kerner, Gaussian', alpha=0.6)
ax2.axhline(125.10, color='green', linewidth=2, linestyle='--', label='Observed (125.1 GeV)')
ax2.axhline(m_H_2loop_noBCS, color='gray', linewidth=1, linestyle=':', label=f'No threshold ({m_H_2loop_noBCS:.0f} GeV)')
ax2.set_xlabel('Truncation level L')
ax2.set_ylabel(r'$m_H$ (GeV)')
ax2.set_title('Predicted Higgs mass vs truncation level')
ax2.legend(fontsize=8, loc='upper right')
ax2.grid(True, alpha=0.3)

# Panel 3: Convergence ratios
ax3 = axes[1, 0]
ax3.plot(L_range[1:], conv_ratio_sharp_fixed, 'b-o', label='Sharp (Lambda fixed)', linewidth=2)
ax3.plot(L_range[1:], conv_ratio_gauss_fixed, 'r-s', label='Gaussian (Lambda fixed)', linewidth=2)
ax3.axhline(2.0, color='red', linewidth=2, linestyle='--', label='Divergence threshold (2.0)')
ax3.axhline(1.0, color='green', linewidth=1, linestyle='--', label='Perfect convergence', alpha=0.5)
ax3.set_xlabel('Truncation level L')
ax3.set_ylabel(r'$\delta(L) / \delta(L-1)$')
ax3.set_title('Convergence ratio (successive levels)')
ax3.legend(fontsize=8)
ax3.grid(True, alpha=0.3)
ax3.set_ylim(0, max(3, 1.1 * max(np.max(conv_ratio_sharp_fixed), np.max(conv_ratio_gauss_fixed))))

# Panel 4: Total Dynkin index and sector structure
ax4 = axes[1, 1]
ax4.semilogy(L_range, total_T_by_L, 'k-o', label='Total T(L)', linewidth=2)
# Also show per-level T
T_per_level = np.zeros(len(L_range))
for iL, L_val in enumerate(L_range):
    T_lev = sum(s['T'] for s in sector_contributions if s['level'] == L_val and not (s['p'] == 0 and s['q'] == 0))
    T_per_level[iL] = T_lev
ax4.semilogy(L_range, T_per_level, 'g--s', label='T (per level)', linewidth=1.5)
ax4.set_xlabel('Truncation level L')
ax4.set_ylabel('Dynkin index T')
ax4.set_title('Cumulative and per-level Dynkin index')
ax4.legend(fontsize=8)
ax4.grid(True, alpha=0.3)

plt.tight_layout()
plot_path = os.path.join(outdir, 's63_kk_threshold.png')
plt.savefig(plot_path, dpi=150, bbox_inches='tight')
print(f"  Saved: {plot_path}")

print("\n" + "=" * 76)
print("COMPUTATION COMPLETE")
print("=" * 76)
